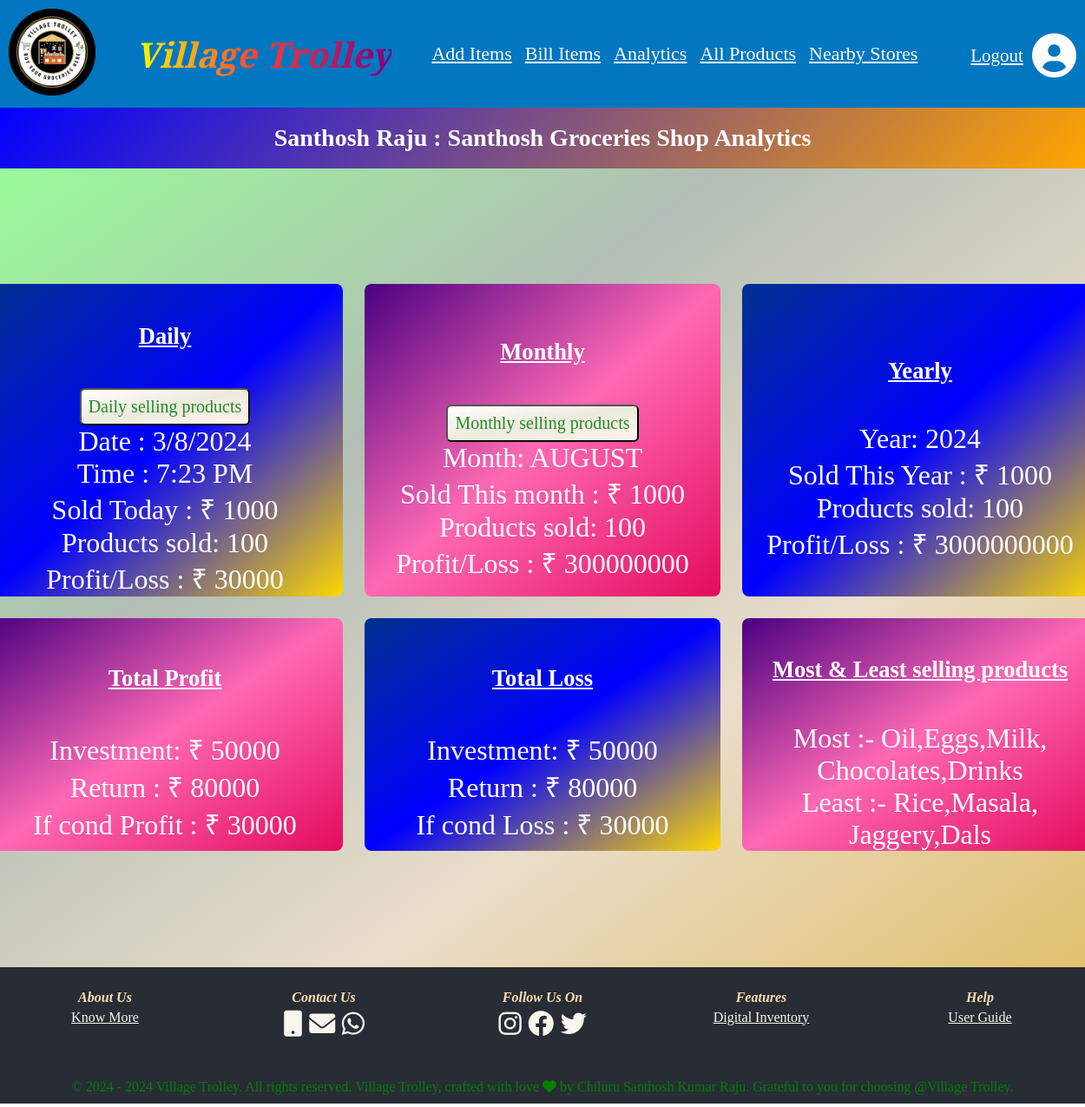
Screenshot of /shop_owner_analytics/7/ with the database file from the repository.
### shop_owner_registration_app/models.py (models this page shows, shortened)
class shop_owner_registration_model(models.Model):
    shop_owner_first_name = models.CharField(max_length=250,null=True)
    shop_owner_last_name = models.CharField(max_length=250,null=True)
    shop_owner_shop_name = models.CharField(max_length=250,null=True,unique=True)
    shop_owner_mail_id = models.EmailField(max_length=254,null=True,unique=True)
    shop_owner_phone_number = models.IntegerField(null=True,max_length=10,unique=True)
    shop_owner_street_address = models.CharField(max_length=1500,null=True)
    shop_owner_village_name = models.CharField(max_length=1500,null=True)
    shop_owner_mandal_name = models.CharField(max_length=1500,null=True)
    shop_owner_city_name = models.CharField(max_length=1500,null=True)
    shop_owner_state_name = models.CharField(max_length=1500,null=True)
    shop_owner_pincode = models.IntegerField(max_length=10,null=True)
    shop_owner_password = models.CharField( max_length=50,null=True)
    shop_owner_confirm_password = models.CharField( max_length=50,null=True)

### shop_owner_analytics_app/views.py (the view)
# urls.py: path('shop_owner_analytics/<int:shop_owner_id>/',views.shop_owner_analytics,name='shop_owner_analytics')
def shop_owner_analytics(request,shop_owner_id):
    shop_user_name = get_object_or_404(shop_owner_registration_model, pk=shop_owner_id)
    context = { 'shop_owner_first_name': shop_user_name.shop_owner_first_name,
                'shop_owner_last_name': shop_user_name.shop_owner_last_name,
                'shop_owner_shop_name': shop_user_name.shop_owner_shop_name,
                'shop_owner_id': shop_owner_id,
                }
    return render(request,'analytics.html',context)

### templates/analytics.html (shortened to what this page needs)
{% extends "base.html" %}
{% load static %}
{% block css %}
    <link rel="stylesheet" href="{% static 'analytics.css' %}">
    <link rel="stylesheet" href="https://cdnjs.cloudflare.com/ajax/libs/font-awesome/6.0.0-beta3/css/all.min.css">
{% endblock css%}
{% block content %}
<div class="gradient-background">
  <h1 class="data_header"> {{ shop_owner_first_name }} {{ shop_owner_last_name }} : {{ shop_owner_shop_name }} Shop Analytics</h1>
</div>
<section class="analitycs_section">
    <div class="analitics-box">
      <div>
        <h5><u>Daily</u></h5>
        <button class="DSPbu" onclick="window.location.href='/daily_monthly_data'">Daily selling products</button>
        <p id="current-date"></p>
        <p id="current-time"></p>
        <p>Sold Today : ₹ 1000</p>
        <p>Products sold: 100</p>
        <p>Profit/Loss : ₹ 30000</p>
      </div>
      <div>
        <h5><u>Monthly</u></h5>
        <button class="MSPbu" onclick="window.location.href='/daily_monthly_data'">Monthly selling products</button>
        <p id="current-month"></p>
        <p>Sold This month : ₹ 1000</p>
        <p>Products sold: 100</p>
        <p>Profit/Loss : ₹ 300000000</p>
      </div>
      <div>
        <h5><u>Yearly</u></h5>
        <p id="current-year"></p>
        <p>Sold This Year : ₹ 1000</p>
        <p>Products sold: 100</p>
        <p>Profit/Loss : ₹ 3000000000</p>
      </div>
      <div>
          <h5><u>Total Profit</u></h5>
          <p>Investment: ₹ 50000</p>
          <p>Return : ₹ 80000</p>
          <p>If cond Profit : ₹ 30000</p>
      </div>
      <div>
        <h5><u>Total Loss</u></h5>
          <p>Investment: ₹ 50000</p>
          <p>Return : ₹ 80000</p>
          <p>If cond Loss : ₹ 30000</p>
      </div>
      <div>
        <h5> <u>Most & Least selling products</u></h5>
        <p>Most :- Oil,Eggs,Milk, </p>
        <p>Chocolates,Drinks</p>
        <p>Least :- Rice,Masala,Jaggery,Dals</p>
        </div>
    </div>
  </section>
  {% endblock %}

### static/analytics.css (style rules this page uses)
.analitycs_section { padding: 10px; margin: 0 auto; background: linear-gradient(to bottom right, #98FB98, #B2BEB5, #EADDCA, #E1C16E); max-width: 1600px; display: flex; justify-content: center; align-items: center; min-height: 900px; }
.analitics-box { display: grid; grid-gap: 25px; grid-template-columns: repeat(3, 410px); grid-auto-rows: auto; justify-content: center; }
.analitics-box > div { display: flex; justify-content: center; flex-direction: column; align-items: center; font-size: 2em; color: white; border-radius: 8px; background: linear-gradient(to bottom right, #4B0082,#FF69B4,#E30B5C); width: 410px; height: auto; font-family: American Typewriter; }
.analitics-box > div:nth-child(odd) { background: linear-gradient(to bottom right, #00308F, #0000FF,#FFD700 ); }
.analitics-box > div h6, .analitics-box > div p { text-align: center; margin: 0; }
.DSPbu { padding:8px; font-family: American Typewriter; border-radius:6px; background: linear-gradient(to bottom right, #FFFFFF, #EDEADE, #FFF5EE); color:#228B22; font-size:20px; }
.MSPbu { padding:8px; font-family: American Typewriter; border-radius:6px; background: linear-gradient(to bottom right, #FFFFFF, #EDEADE, #FFF5EE); color:#228B22; font-size:20px; }
.gradient-background { display: flex; justify-content: center; align-items: center; background: linear-gradient(135deg, blue, orange); }
.data_header { font-size: 28px; font-weight: bold; color: white; text-align: center; }

### rows the page displays
shop_owner_registration_model: shop_owner_first_name "Santhosh", shop_owner_last_name "Raju", shop_owner_shop_name "Santhosh Groceries"
